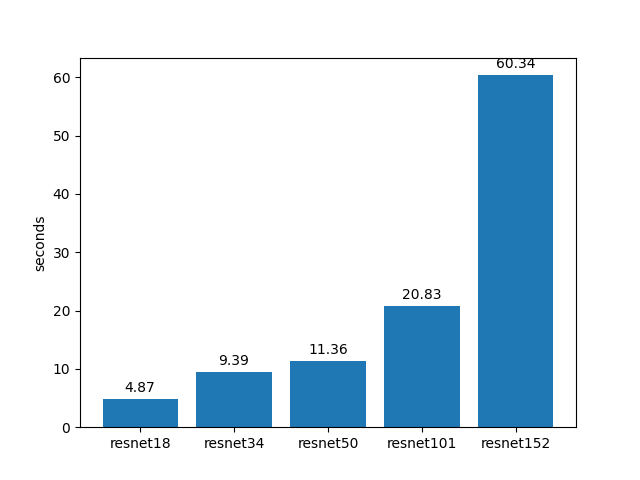

The script that saved this image:
import matplotlib.pyplot as plt
 
# 准备数据
labels = ['resnet18', 'resnet34', 'resnet50', 'resnet101', 'resnet152']
values = [4.87, 9.39, 11.36, 20.83, 60.34]
 
# 画柱状图
fig, ax = plt.subplots()
bars = plt.bar(labels, values)
 
 # 在每个柱子上显示数值
for bar in bars:
    height = bar.get_height()
    ax.annotate(f'{height}',
                xy=(bar.get_x() + bar.get_width() / 2, height),
                xytext=(0, 3),  # 在文本上方3点的位置显示
                textcoords="offset points",
                ha='center', va='bottom')
    
# ax.set_title('柱状图示例')
# ax.set_xlabel('类别')

ax.set_ylabel('seconds')

# 显示图形
plt.savefig("performance.png")
plt.show()